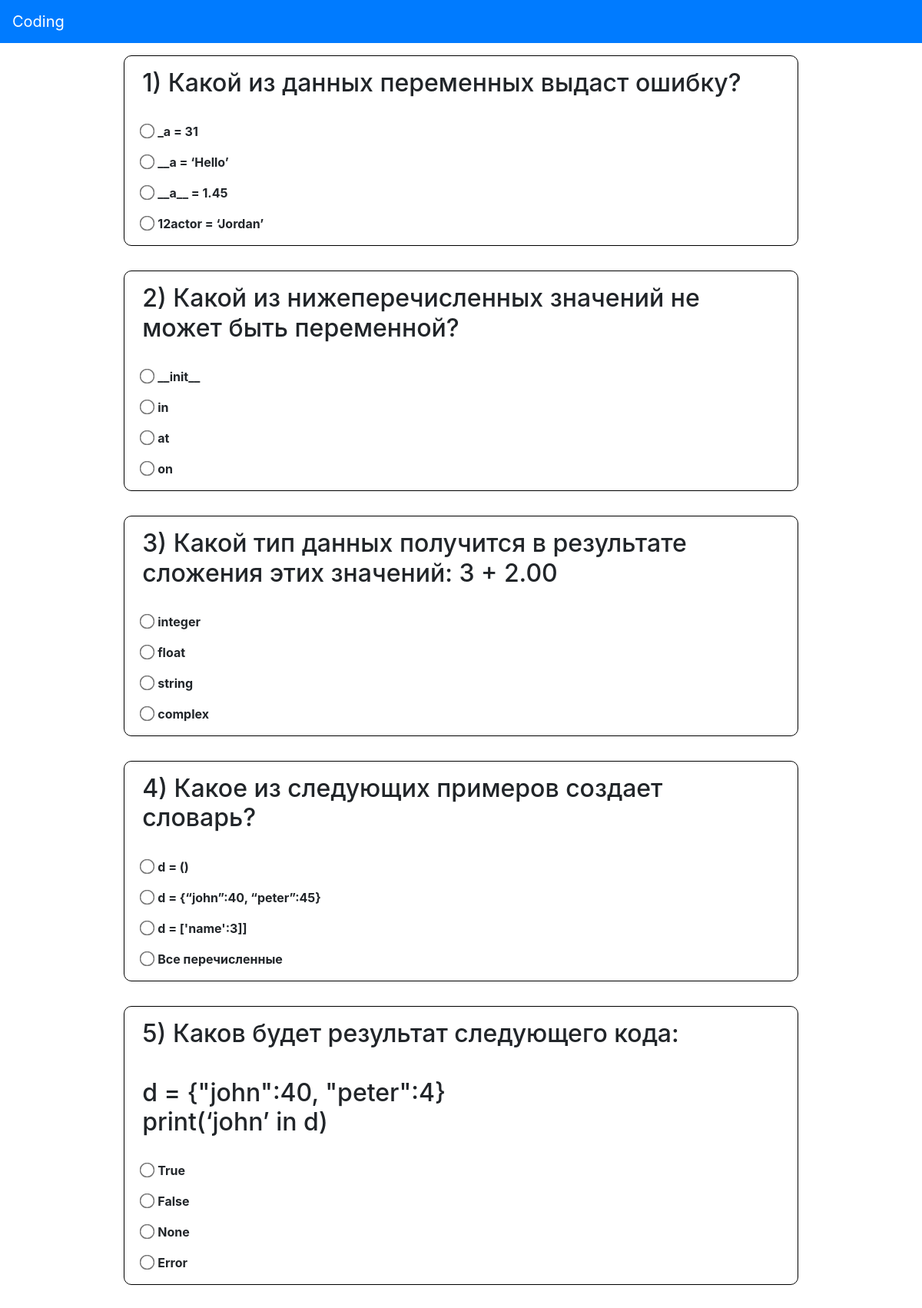
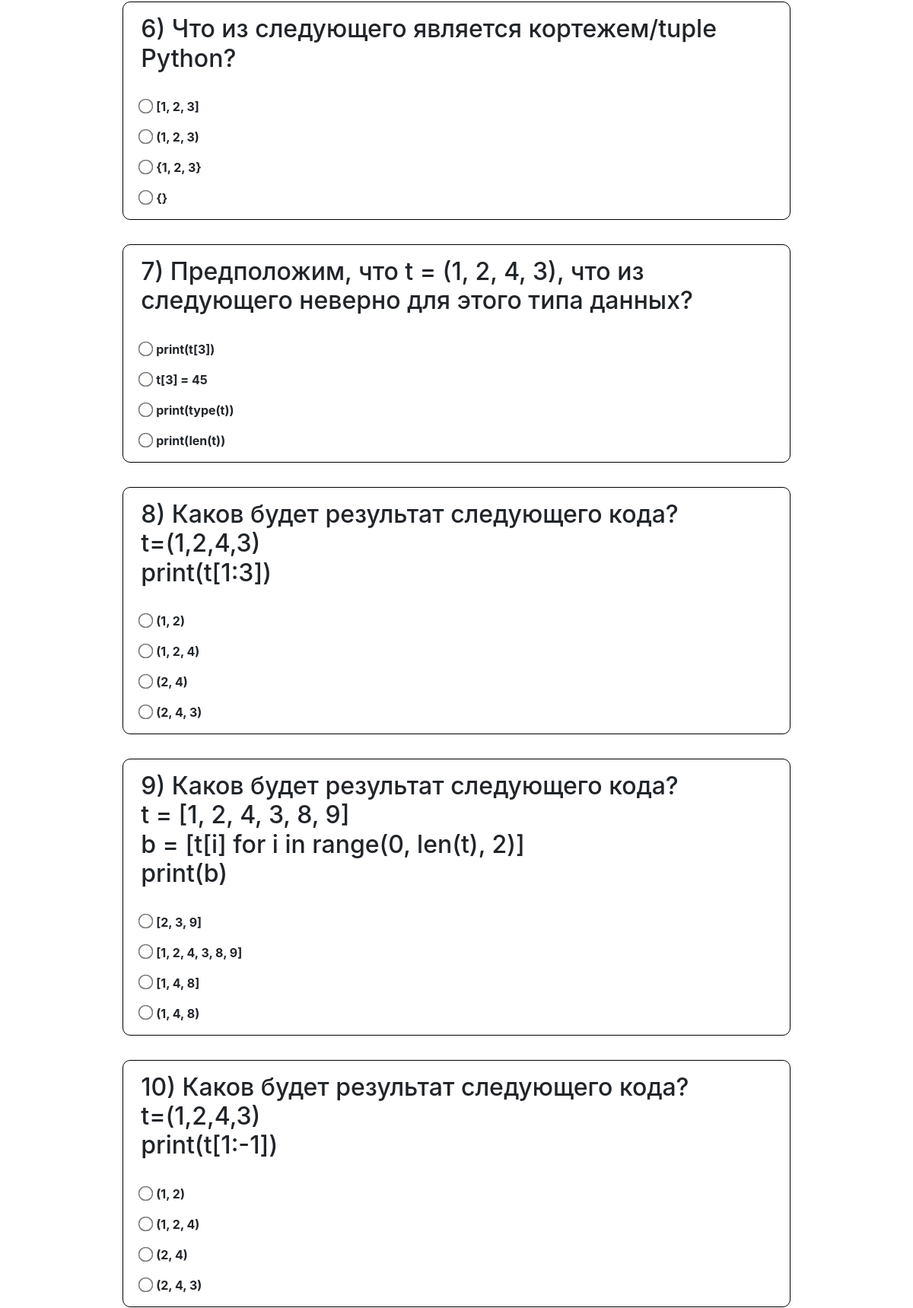
/test_time/w (upper part), run on the app's committed database (2 pictures, top to bottom).
### database.py (models this page shows)
class Question(Base):
    __tablename__ = 'questions'
    id = Column(Integer, primary_key=True)
    queston_main = Column(String(800), nullable=False)
    answer1 = Column(String(800), nullable=True)
    answer2 = Column(String(800), nullable=True)
    answer3 = Column(String(800), nullable=True)
    answer4 = Column(String(800), nullable=True)
    question_photo = Column(String(800), default=0)
    correct_answer = Column(String(800), nullable=False)

### main.py (the view)
@app.get('/test_time/{name}')
def test_time(request: Request, name: Optional[str]):
    questions = utils.get_questions()
    return template.TemplateResponse('start_test.html', {'request': request, 'questions': questions, 'name': name})

### templates/start_test.html (shortened to what this page needs)
{% include 'headers.html' %}
{% include 'navbar.html' %}
<div class="container-fluid">
    <div class="row justify-content-center">
        <form action="/done/{{name}}" method="post" class="row justify-content-center">
            <div class="row justify-content-center">
                {% for question in questions %}
                    <div class="col col-sm-9" style="border: 1px solid black; margin: 1em 0.5em; border-radius: 10px;">
                        {% include 'question.html' %}
                    </div>
                {% endfor %}
            </div>
        </form>
    </div>
</div>
{% include 'footer.html' %}

### templates/headers.html (shortened to what this page needs)
<!DOCTYPE html>
<html lang="en">
<head>
    <link rel="stylesheet" href="https://cdn.jsdelivr.net/npm/bootstrap@4.3.1/dist/css/bootstrap.min.css">
</head>

### templates/navbar.html (shortened to what this page needs)
<nav class="navbar navbar-expand-lg navbar-dark bg-primary">
      <a class="navbar-brand" href="/">Coding</a>
</nav>

### templates/question.html (shortened to what this page needs)
<div style="margin: 1em 0.5em;">
    <h2>{{question["id"]}}) {{ question["question_text"] }}</h2><br>
    <div class="mb-3">
        {% if question['answer_1'] %}
            <div class="form-check">
                <p><input type="radio" class="form-check-input"  name="{{question['id']}}" id="{{question['answer_1']}}" value="1"><strong>{{question['answer_1']}}</strong></p>
                <p><input type="radio" class="form-check-input"  name="{{question['id']}}" id="{{question['answer_2']}}" value="2"><strong>{{question['answer_2']}}</strong></p>
                <p><input type="radio" class="form-check-input"  name="{{question['id']}}" id="{{question['answer_3']}}" value="3"><strong>{{question['answer_3']}}</strong></p>
                <p><input type="radio" class="form-check-input"  name="{{question['id']}}" id="{{question['answer_4']}}" value="4"><strong>{{question['answer_4']}}</strong></p>
            </div>
        {% else %}
            <div class="form-outline mb-4">
              <textarea class="form-control" id="textAreaExample6" rows="3" name="{{question['id']}}">Не помню</textarea>
            </div>
        {% endif %}
    </div>
</div>

### templates/footer.html (shortened to what this page needs)
  </html>

### templates/start_test.html (style rules this page uses)
.row { margin: 0; }

### templates/question.html (style rules this page uses)
h2 { white-space: pre-line; }
input[type="radio"] { -ms-transform: scale(1.5); -webkit-transform: scale(1.5); transform: scale(1.5); accent-color: green; }

### data on the page
Question: id "1", question_text "Какой из данных переменных выдаст ошибку?", answer_1 "_a = 31", answer_2 "__a = ‘Hello’", answer_3 "__a__ = 1.45", answer_4 "12actor = ‘Jordan’"
Question: id "2", question_text "Какой из нижеперечисленных значений не может быть переменной?", answer_1 "__init__", answer_2 "in", answer_3 "at", answer_4 "on"
Question: id "3", question_text "Какой тип данных получится в результате сложения этих значений: 3 + 2.00", answer_1 "integer", answer_2 "float", answer_3 "string", answer_4 "complex"
Question: id "4", question_text "Какое из следующих примеров создает словарь?", answer_1 "d = ()", answer_2 "d = {“john”:40, “peter”:45}", answer_3 "d = ['name':3]]", answer_4 "Все перечисленные"
Question: id "5", question_text "Каков будет результат следующего кода: d = {\"john\":40, \"peter\":4} print(‘john’ in d)", answer_1 "True", answer_2 "False", answer_3 "None", answer_4 "Error"
Question: id "6", question_text "Что из следующего является кортежем/tuple Python?", answer_1 "[1, 2, 3]", answer_2 "(1, 2, 3)", answer_3 "{1, 2, 3}", answer_4 "{}"
Question: id "7", question_text "Предположим, что t = (1, 2, 4, 3), что из следующего неверно для этого типа данных?", answer_1 "print(t[3])", answer_2 "t[3] = 45", answer_3 "print(type(t))", answer_4 "print(len(t))"
Question: id "8", question_text "Каков будет результат следующего кода? t=(1,2,4,3) print(t[1:3])", answer_1 "(1, 2)", answer_2 "(1, 2, 4)", answer_3 "(2, 4)", answer_4 "(2, 4, 3)"
Question: id "9", question_text "Каков будет результат следующего кода? t = [1, 2, 4, 3, 8, 9] b = [t[i] for i in range(0, len(t), 2)] print(b)", answer_1 "[2, 3, 9]", answer_2 "[1, 2, 4, 3, 8, 9]", answer_3 "[1, 4, 8]", answer_4 "(1, 4, 8)"
Question: id "10", question_text "Каков будет результат следующего кода? t=(1,2,4,3) print(t[1:-1])", answer_1 "(1, 2)", answer_2 "(1, 2, 4)", answer_3 "(2, 4)", answer_4 "(2, 4, 3)"
